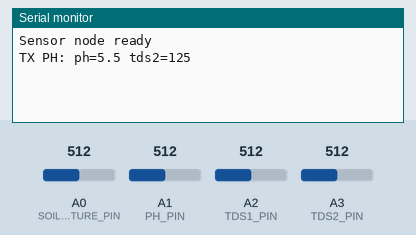
Recording of a sketch running on a simulated Arduino Uno, built with avr-gcc and run on an emulated ATmega328P. Parts: the last lines printed to the serial monitor. The test bench sets the inputs (shaded band); at power-on: A0 (SOIL_MOISTURE_PIN) = 512, A2 (TDS1_PIN) = 512, A1 (PH_PIN) = 512, A3 (TDS2_PIN) = 512. No radio packets arrive unless stated.

Above: at 18.0 s.
18.1 s: A0 (SOIL_MOISTURE_PIN) set to 716
At 21.5 s:
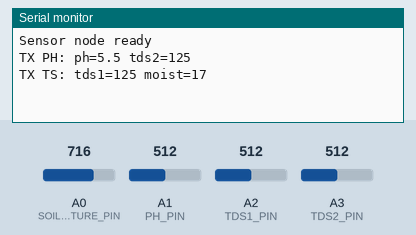
33.0 s: A2 (TDS1_PIN) set to 716
At 41.5 s:
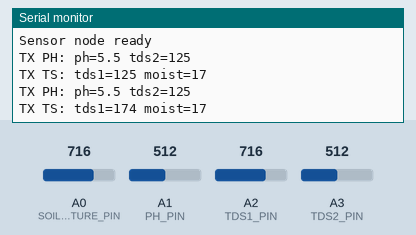
47.9 s: A1 (PH_PIN) set to 716
At 50.3 s:
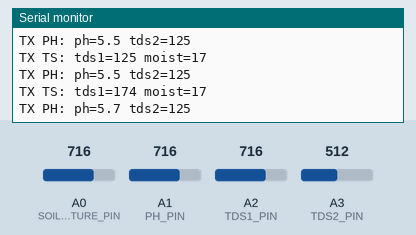
62.8 s: A3 (TDS2_PIN) set to 716
At 70.3 s:
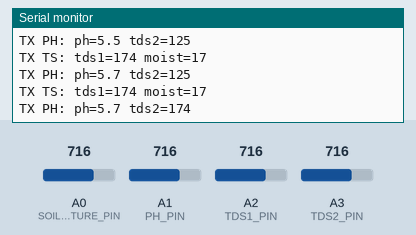

The sketch:

sensor-node.ino
```cpp
/*
 * Sensor Node (LoRa Transmitter)
 *
 * Reads soil moisture, pH, and TDS sensors,
 * then transmits alternating packet types to the ESP32 Gateway:
 *
 *   Even cycle — PH,<pH>,0,<tds2>
 *   Odd  cycle — TS,<tds1>,<moisture>
 *
 * The gateway expects these two packet formats.
 */

#include <SPI.h>
#include <LoRa.h>

// ──── Pin Mapping ────
const int LORA_SS   = 10;
const int LORA_RST  = 9;
const int LORA_DIO0 = 2;

// ──── Analog Sensor Pins ────
const int SOIL_MOISTURE_PIN = A0;
const int PH_PIN            = A1;
const int TDS1_PIN          = A2;
const int TDS2_PIN          = A3;

// ──── Timing ────
const unsigned long TX_INTERVAL = 10000;  // ms between transmissions

unsigned long lastTx = 0;
int cycle = 0;  // alternates 0 = PH, 1 = TS

// ──── Sensor Reads ────────────────────────────────────────────

int readSoilMoisture() {
  int raw = analogRead(SOIL_MOISTURE_PIN);
  return map(raw, 0, 4095, 0, 100);
}

float readPH() {
  int raw = analogRead(PH_PIN);
  // Calibrate to your sensor's voltage/pH curve
  return 7.0 + ((raw - 2048) / 4095.0 * 4.0);
}

int readTDS(int pin) {
  int raw = analogRead(pin);
  return (raw / 4095.0) * 1000.0;
}

// ──── Transmit ────────────────────────────────────────────────

void transmitReading() {
  int   moisture = readSoilMoisture();
  float ph       = readPH();
  int   tds1     = readTDS(TDS1_PIN);
  int   tds2     = readTDS(TDS2_PIN);

  LoRa.beginPacket();

  if (cycle == 0) {
    // PH packet:  PH,<pH>,0,<tds2>
    LoRa.print("PH,");
    LoRa.print(ph, 1);
    LoRa.print(",0,");
    LoRa.print(tds2);

    Serial.print("TX PH: ph="); Serial.print(ph, 1);
    Serial.print(" tds2="); Serial.println(tds2);
  } else {
    // TS packet:  TS,<tds1>,<moisture>
    LoRa.print("TS,");
    LoRa.print(tds1);
    LoRa.print(",");
    LoRa.print(moisture);

    Serial.print("TX TS: tds1="); Serial.print(tds1);
    Serial.print(" moist="); Serial.println(moisture);
  }

  LoRa.endPacket();

  cycle = 1 - cycle;
}

// ──── Setup / Loop ────────────────────────────────────────────

void setup() {
  Serial.begin(115200);

  LoRa.setPins(LORA_SS, LORA_RST, LORA_DIO0);
  if (!LoRa.begin(433E6)) {
    Serial.println("LoRa init failed!");
    while (1);
  }

  LoRa.setTxPower(20);
  Serial.println("Sensor node ready");
}

void loop() {
  unsigned long now = millis();
  if (now - lastTx >= TX_INTERVAL) {
    lastTx = now;
    transmitReading();
  }
}
```

Measured:
- after the input at 18.1 s, the serial monitor: prints a new line after 1.9 s (image 1)
- after the input at 33.0 s, the serial monitor: prints a new line after 7.0 s (image 2)
- after the input at 47.9 s, the serial monitor: prints a new line after 2.1 s (image 3)
- after the input at 62.8 s, the serial monitor: prints a new line after 7.2 s (image 4)
